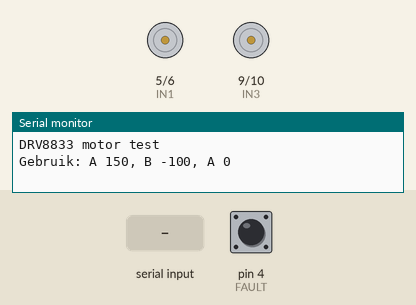
Bench run of a sketch on a simulated Arduino Uno, built with avr-gcc and run on an emulated ATmega328P. Shown: motor-driver pin pairs drawn as motors (green arrow = first pin HIGH = forward, orange = second pin HIGH = backward, longer = more drive), the last lines printed to the serial monitor. The inputs (shaded band) are chosen by the test bench; at power-on: pin 4 (FAULT) HIGH.

Above: at 1.2 s.
1.3 s: "A90\n" received over Serial
At 2.5 s:
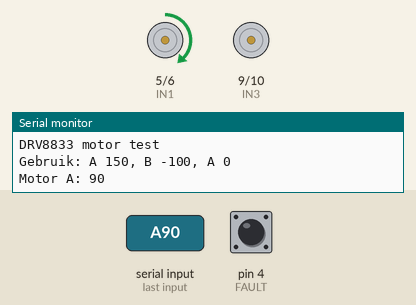
2.8 s: "B90\n" received over Serial
At 3.7 s:
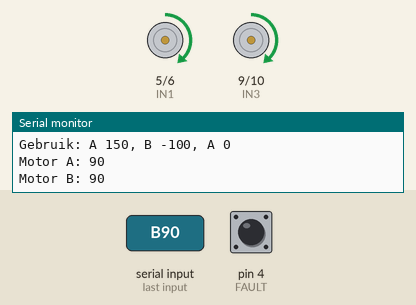
4.3 s: "A,45\n" received over Serial
At 4.9 s:
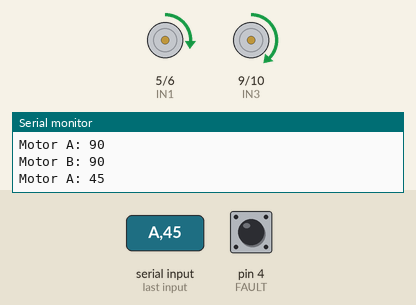
5.8 s: "B,45\n" received over Serial
At 7.0 s:
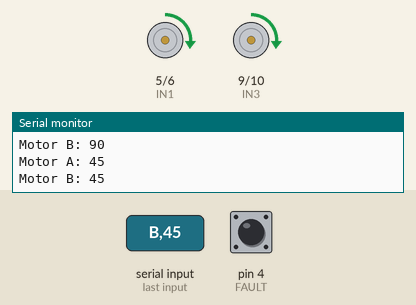
7.3 s: "A" received over Serial
At 8.9 s:
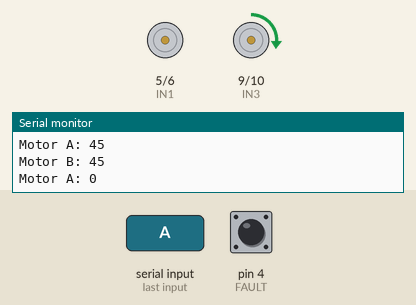
9.8 s: "a90\n" received over Serial
At 10.2 s:
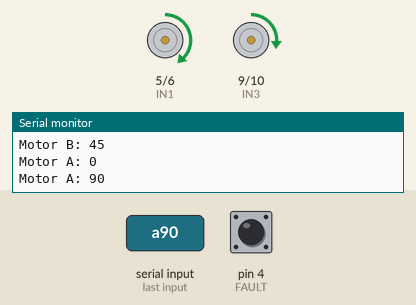
Timing chart, 0 to 12.3 s (numbered marks = the images above; inputs shaded):
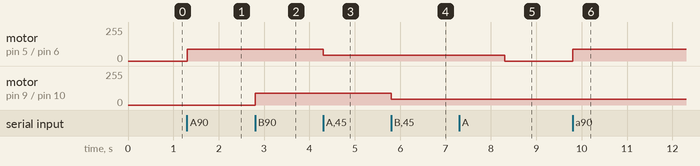

Measured:
- after the input at 1.3 s, motor on pin 5 (IN1) / pin 6 (IN2): stopped → forward 90/255 at once
- after the input at 2.8 s, motor on pin 9 (IN3) / pin 10 (IN4): stopped → forward 90/255 at once
- after the input at 4.3 s, motor on pin 5 (IN1) / pin 6 (IN2): forward 90/255 → forward 45/255 at once
- after the input at 5.8 s, motor on pin 9 (IN3) / pin 10 (IN4): forward 90/255 → forward 45/255 at once
- after the input at 7.3 s, motor on pin 5 (IN1) / pin 6 (IN2): forward 45/255 → stopped after 1.0 s
- after the input at 9.8 s, motor on pin 5 (IN1) / pin 6 (IN2): stopped → forward 90/255 at once

The sketch:

H-brug.ino
```cpp
const int IN1 = 5;
const int IN2 = 6;
const int IN3 = 9;
const int IN4 = 10;
const int FAULT = 4;

int snelheidA = 0;
int snelheidB = 0;

void setup() {
  pinMode(IN1, OUTPUT);
  pinMode(IN2, OUTPUT);
  pinMode(IN3, OUTPUT);
  pinMode(IN4, OUTPUT);

  // FAULT heeft een externe pull-up van 10 kΩ
  pinMode(FAULT, INPUT);

  Serial.begin(9600);
  stopMotoren();

  Serial.println("DRV8833 motor test");
  Serial.println("Gebruik: A 150, B -100, A 0");
}

void loop() {
  if (Serial.available() > 0) {
    char motor = Serial.read();

    if (motor == 'A' || motor == 'a' ||
        motor == 'B' || motor == 'b') {

      int snelheid = Serial.parseInt();
      snelheid = constrain(snelheid, -255, 255);

      if (motor == 'A' || motor == 'a') {
        snelheidA = snelheid;
        stelMotorIn(IN1, IN2, snelheidA);
        Serial.print("Motor A: ");
        Serial.println(snelheidA);
      } else {
        snelheidB = snelheid;
        stelMotorIn(IN3, IN4, snelheidB);
        Serial.print("Motor B: ");
        Serial.println(snelheidB);
      }
    }

    while (Serial.available() > 0) {
      Serial.read();
    }
  }

  if (digitalRead(FAULT) == LOW) {
    Serial.println("WAARSCHUWING: DRV8833 FAULT!");
    delay(500);
  }
}

void stelMotorIn(int pin1, int pin2, int snelheid) {
  if (snelheid > 0) {
    analogWrite(pin1, snelheid);
    analogWrite(pin2, 0);
  } else if (snelheid < 0) {
    analogWrite(pin1, 0);
    analogWrite(pin2, -snelheid);
  } else {
    analogWrite(pin1, 0);
    analogWrite(pin2, 0);
  }
}

void stopMotoren() {
  stelMotorIn(IN1, IN2, 0);
  stelMotorIn(IN3, IN4, 0);
}
```
